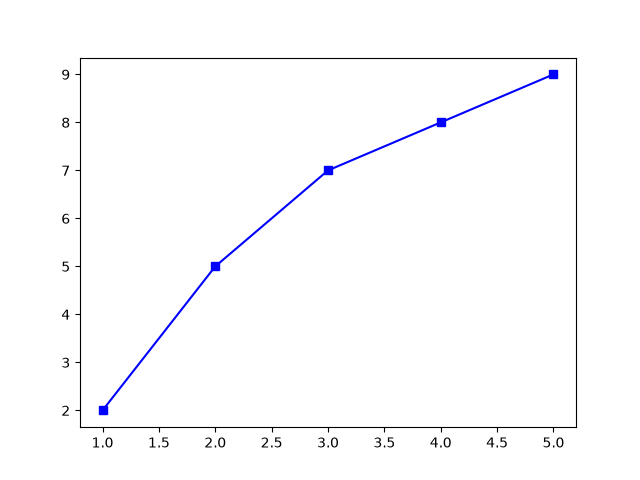

This chart was generated by the following Python code:
# Format Strings **fmt**

# The format string is a convenient way to define basic formatting like marker, line style and color
# The format string is specified in the third parameter of the plot() function.
# marker|line|color

import matplotlib.pyplot as plt

x = [1, 2, 3, 4, 5]
y = [2, 5, 7, 8, 9]

plt.plot(x, y, 's-b') # Square markers, blue line

plt.savefig("03_format_strings.png")

# Marker Reference: https://matplotlib.org/stable/api/markers_api.html#module-matplotlib.markers
# Line Reference: https://matplotlib.org/stable/gallery/lines_bars_and_markers/linestyles.html#sphx-glr-gallery-lines-bars-and-markers-linestyles-py
# Color Reference: https://matplotlib.org/stable/gallery/color/named_colors.html#sphx-glr-gallery-color-named-colors-py
# https://www.w3schools.com/python/matplotlib_markers.asp
